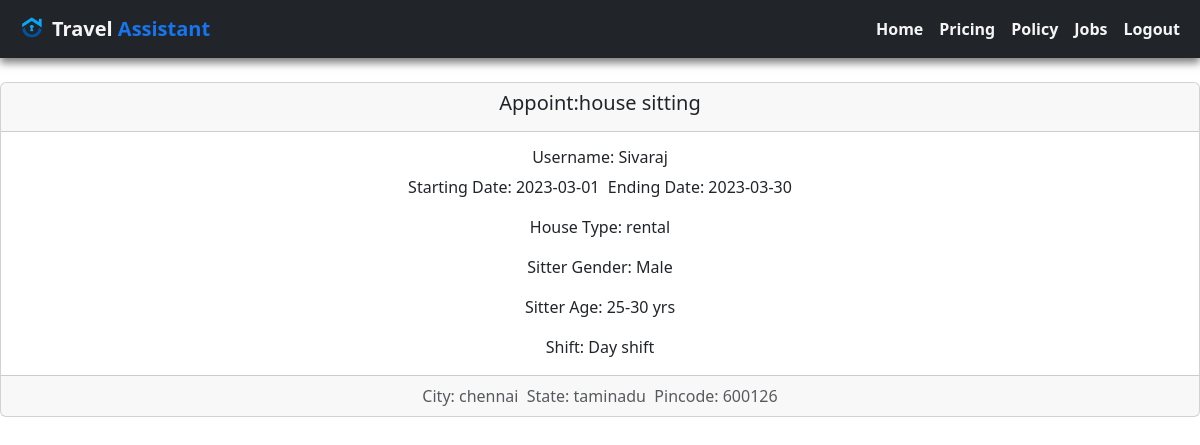
The app's page /tacking/care (signed in) with its own data.
### my_app/models.py (models this page shows, shortened)
class Resgistration(models.Model):
    STATUS=(
        ('Alloted','Alloted'),
        ('Not Alloted','Not Alloted')
    )
    username=models.ForeignKey(MyUser,on_delete=models.CASCADE)
    fullname=models.CharField(max_length=100,null=True)
    age=models.CharField(max_length=10,null=True)
    house_type=models.CharField(max_length=20,null=True)
    gender=models.CharField(max_length=20,null=True)
    phone_number=models.IntegerField(null=True)
    email=models.EmailField(null=True)
    house_sitter_gender=models.CharField(max_length=10,null=True)
    starting_date=models.CharField(max_length=10,null=True)
    ending_date=models.CharField(max_length=10,null=True)
    age_for_sitter=models.CharField(max_length=10,null=True)
    country_visit=models.CharField(max_length=100,null=True)
    staying_in_house=models.CharField(max_length=100,null=True)
    to_appoint=models.CharField(max_length=100,null=True)
    address=models.CharField(max_length=300,null=True)
    city=models.CharField(max_length=200,null=True)
    state=models.CharField(max_length=200,null=True)
    pincode=models.CharField(max_length=6,null=True)
    instructions=models.CharField(max_length=1000,null=True)
    sitter_allotment=models.CharField(max_length=100,null=True,choices=STATUS,default="Not Alloted")

class MyUser(AbstractUser):
    email= models.EmailField(unique=True,primary_key=True,max_length=225)
    first_name=models.CharField(null=True,max_length=100)
    last_name=models.CharField(null=True,max_length=100)
    staff_address=models.CharField(null=True,max_length=100)
    staff_phone_number=models.IntegerField(null=True)
    USERNAME_FIELD='email'
    REQUIRED_FIELDS=[]
    def __str__(self) -> str:
        return self.username

### my_app/views.py (the view)
# urls.py: path('tacking/care',views.takeing_care,name='tacking_care'),
@login_required(login_url='stafflogin')
def takeing_care(request):
    if request.user.is_staff==True:
        submitted=Resgistration.objects.all().filter(sitter_allotment='Not Alloted').filter(to_appoint='house sitting')
        return render(request,'my_app/staff_appoint.html',{'submitted':submitted})
    else:
        return redirect('stafflogin')

### my_app/templates/my_app/staff_appoint.html (shortened to what this page needs)
{% load static %}
<!DOCTYPE html>
<html lang="en">
  <head>
    <link
      href="https://cdn.jsdelivr.net/npm/bootstrap@5.3.0-alpha1/dist/css/bootstrap.min.css"
      rel="stylesheet"
    />
  </head>
  <body>
    {% include 'my_app/navbar.html' %} {% if submitted %}
    <br />
    {% for obj in submitted %}
    <div class="card text-center">
      <div class="card-header"><h5>Appoint:{{obj.to_appoint}}</h5></div>
      <div class="card-body">
        <h6 class="card-title">Username: {{obj.username}}</h6>
        <p class="card-text">
          Starting Date: {{obj.starting_date}}&nbsp;&nbsp;Ending Date:
          {{obj.ending_date}}
        </p>
        <p class="card-text">House Type: {{obj.house_type}}</p>
        <p class="card-text">Sitter Gender: {{obj.house_sitter_gender}}</p>
        <p class="card-text">Sitter Age: {{obj.age_for_sitter}}</p>
        <p class="card-text">Shift: {{obj.staying_in_house}}</p>
      </div>
      <div class="card-footer text-muted">
        City: {{obj.city}}&nbsp;&nbsp;State: {{obj.state}}&nbsp;&nbsp;Pincode:
        {{obj.pincode}}
      </div>
    </div>
    <br />
    {% endfor %}
    <br />{% endif %}
  </body>
</html>

### my_app/templates/my_app/navbar.html (shortened to what this page needs)
{% load static %}
<nav class="navbar navbar-expand-lg navbar-dark bg-dark">
  <div class="container-fluid">
    <img
      src="{% static 'img/logo.png' %}"
      alt="travelassist"
      width="40"
      height="42"
      class="padding-top:1px;"
    />
    <a class="navbar-brand" href=""
      ><span style="color: whitesmoke"><b>Travel</b></span>
      <span style="color: rgb(23, 117, 240)"><b>Assistant</b></span></a
    >
    <div class="collapse navbar-collapse" id="navbarSupportedContent">
      <ul class="navbar-nav ms-auto mb-2 mb-lg-0">
        <li class="nav-item">
          <a class="nav-link" aria-current="page" href="{% url 'home' %}"
            ><b><span style="color: whitesmoke">Home</span></b></a
          >
        </li>
        <li class="nav-item">
          <a class="nav-link" href="{% url 'pricing' %}"
            ><span style="color: whitesmoke"><b>Pricing</b></span></a
          >
        </li>
        <li class="nav-item">
          <a class="nav-link" href="{% url 'policy' %}"
            ><b><span style="color: whitesmoke">Policy</span></b></a
          >
        </li>
        {% if user.is_authenticated %} {% if user.is_staff %}
        <li class="nav-item">
          <a class="nav-link" href="{% url 'staff_page' %}"
            ><b><span style="color: whitesmoke">Jobs</span></b></a
          >
        </li>
        {% else %}
        <li class="nav-item">
          <a class="nav-link" href="{% url 'payment' %}"
            ><b><span style="color: whitesmoke">Payment</span></b></a
          >
        </li>
        {% endif %}
        <li class="nav-item">
          <a class="nav-link" href="{% url 'logout' %}"
            ><b><span style="color: whitesmoke">Logout</span></b></a
          >
        </li>
        {% endif %}
      </ul>
    </div>
  </div>
</nav>

### my_app/templates/my_app/navbar.html (style rules this page uses)
nav { width: 100%; position: sticky !important; left: 0; top: 0; box-shadow: 0px 5px 8px rgba(0, 0, 0, 0.5); z-index: 10; }
.navbar-brand { font-weight: 650; }
.nav-link { color: white !important; }

### records on screen
Resgistration: to_appoint "house sitting", username "Sivaraj", starting_date "2023-03-01", ending_date "2023-03-30", house_type "rental", house_sitter_gender "Male", age_for_sitter "25-30 yrs", staying_in_house "Day shift", city "chennai", state "taminadu", pincode "600126"
